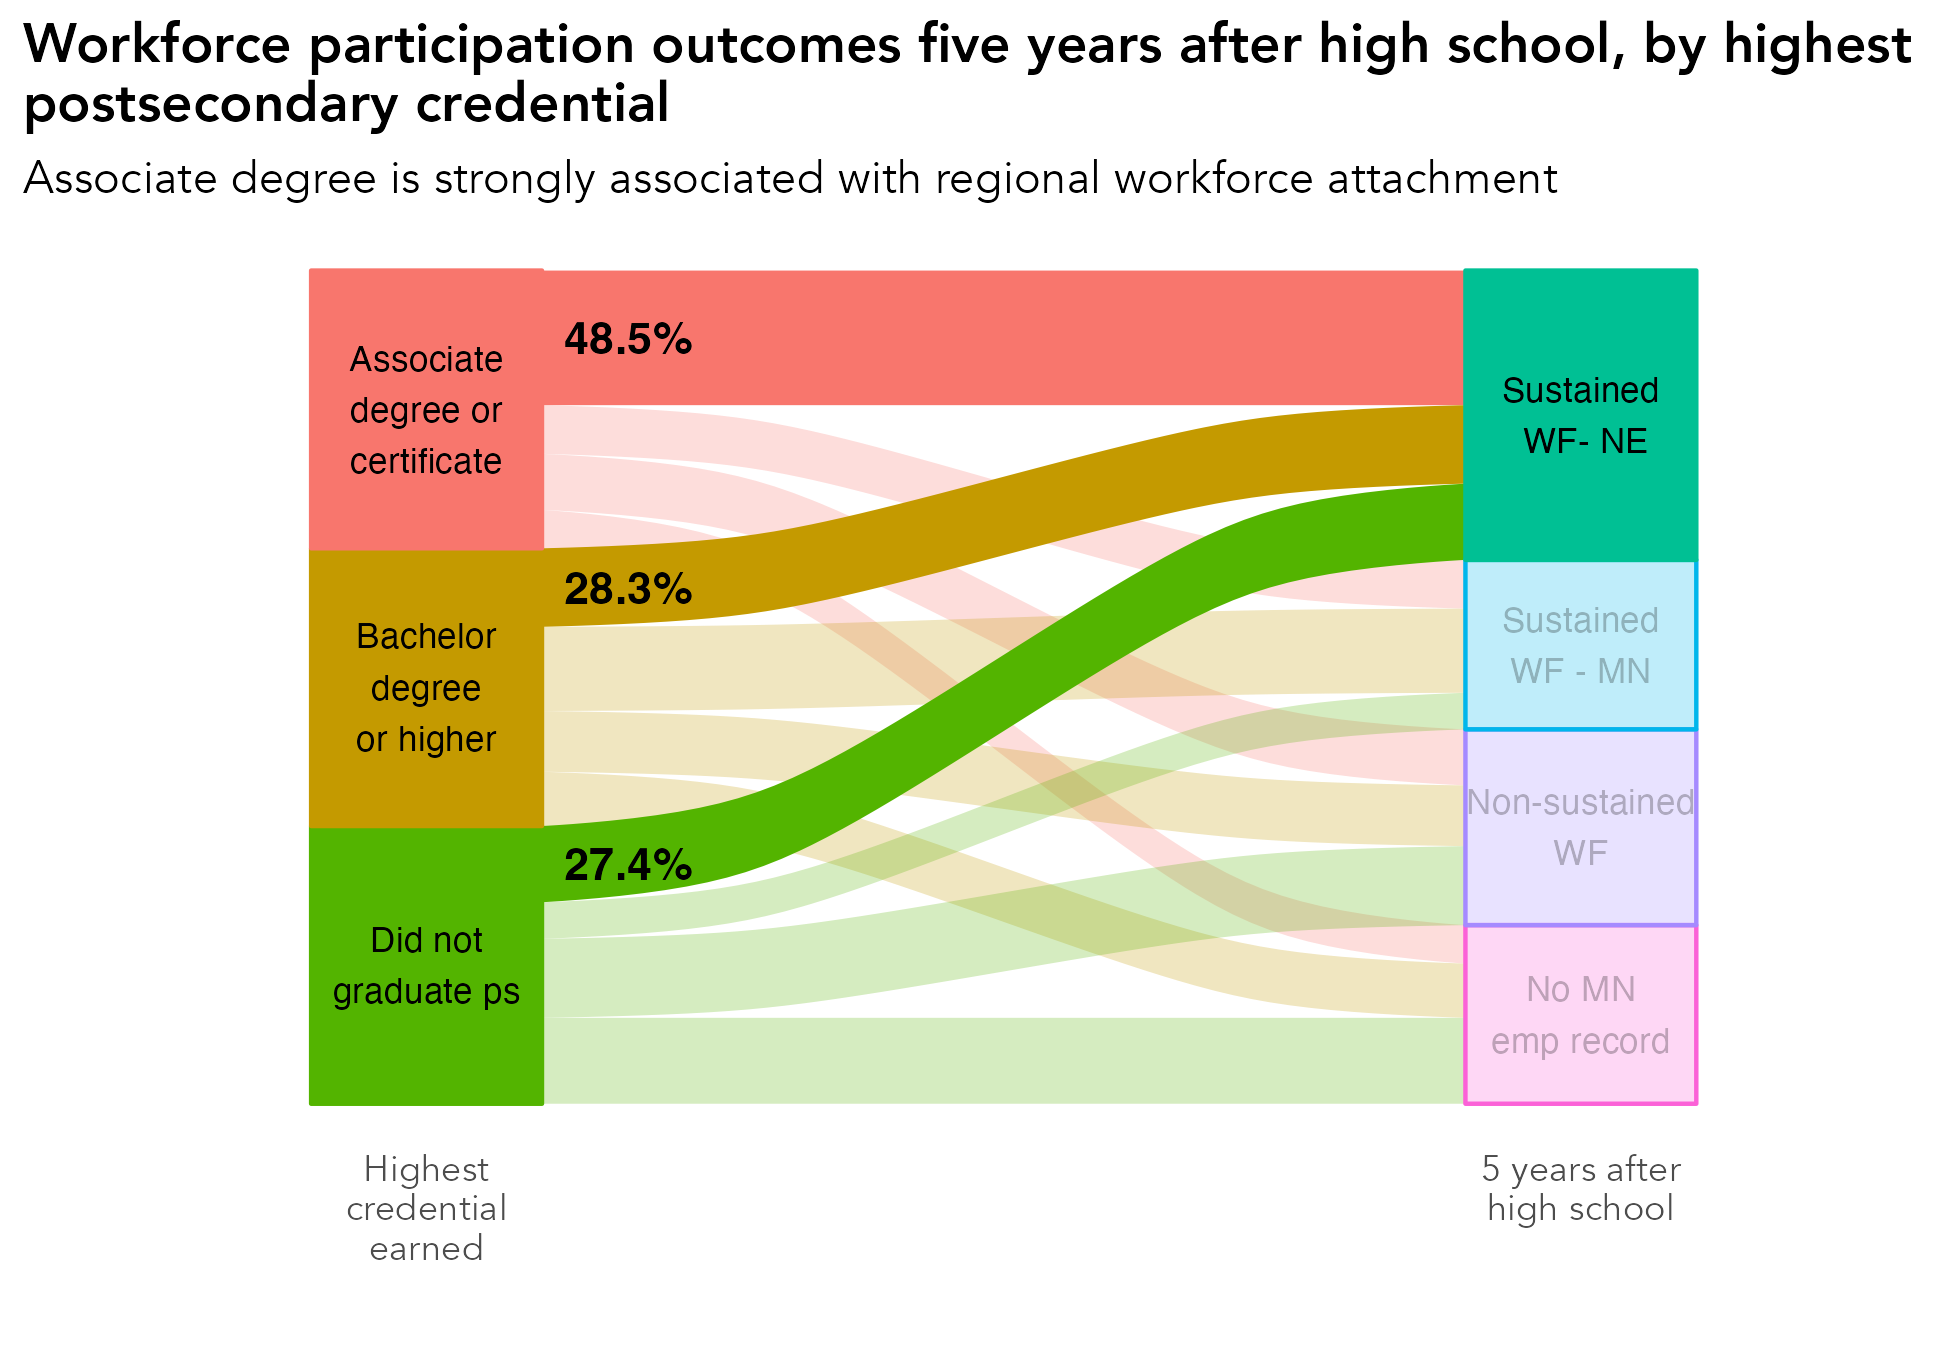

Write R code to recreate this figure.
# library -----------------------------------------------------------------
library(tidyverse)
library(sf)
library(ggrepel)
library(scales)
library(ggiraph)
library(rmapshaper)
library(cowplot)
library(RColorBrewer)
library(readxl)
library(lubridate)
library(readxl)
library(systemfonts)
reset_font_cache()
library(ggtext)
library(janitor)
library(cowplot)
library(ggalluvial)
library(ggsankey)


rm(list = ls())

# themes ------------------------------------------------------------------
theme_bar <- theme_bw() +
  theme(panel.grid.major = element_line(color = "grey70", size = 0.1),
        panel.grid.minor = element_blank(),
        axis.ticks = element_blank(),
        axis.text = element_text(face = "bold"),
        panel.border = element_blank(),
        legend.background = element_rect(fill = "transparent", color = "transparent"),
        legend.key = element_rect(fill = "transparent"),
        legend.key.size = unit(1, "lines"),
        legend.margin = margin(0,0,0,0),
        legend.title = element_blank(),
        legend.text = element_text(margin = margin(l = 2)),
        text = element_text(family = "Avenir") ,
        plot.title.position = "plot",
        plot.title = element_text(face = "bold"))

theme_line <- theme_bw() +
  theme(legend.background = element_rect(fill = "transparent", color = "transparent"),
        legend.key = element_rect(fill = "transparent"),
        legend.text = element_text(margin = margin(l = 2)),
        panel.grid.minor = element_blank(),
        panel.grid.major = element_line(color = "grey70", size = 0.1),
        axis.ticks = element_blank(),
        axis.text = element_text(face = "bold"),
        panel.border = element_blank(),
        legend.margin = margin(0,0,0,0),
        legend.key.size = unit(1, "lines"),
        text = element_text(family = "Avenir") ,
        plot.title.position = "plot",
        plot.title = element_text(face = "bold"))


theme_sf <- theme_bw() +
  theme(axis.text.x=element_blank(),
        axis.text.y=element_blank(),
        axis.ticks=element_blank(),
        panel.background = element_blank(),
        panel.grid.major = element_line(color = "white"),
        panel.border = element_blank(),
        legend.title = element_blank(),
        legend.text = element_text(margin = margin(l = 2)),
        legend.margin = margin(0,0,0,0),
        legend.key.size = unit(1, "lines"),
        text = element_text(family = "Avenir") ,
        plot.title.position = "plot",
        plot.title = element_text(face = "bold"))

theme_all <- theme_bw() +
  theme(axis.ticks=element_blank(),
        axis.text.y = element_blank(),
        panel.background = element_blank(),
        panel.grid.major = element_blank(),
        panel.grid = element_blank(),
        panel.border = element_blank(),
        legend.title = element_blank(),
        legend.text = element_text(margin = margin(l = 2)),
        legend.margin = margin(0,0,0,0),
        legend.key.size = unit(1, "lines"),
        text = element_text(family = "Avenir") ,
        plot.title.position = "plot",
        plot.title = element_text(face = "bold"))


regions <- read_csv("/Users/kellyasche/Library/CloudStorage/GoogleDrive-kasche@ruralmn.org/My Drive/Data Prep/R Projects/Join docs/county_regions.csv") %>%
  select(5,6) %>%
  unique() %>%
  mutate(edr = str_replace(edr, "  ", " "),
         planning.region = str_replace(planning.region, " Minnesota", ""),
         planning.region = fct_relevel(planning.region, "Northwest", "Northeast", "Central", "Seven County Mpls-St Paul", "Southwest", "Southeast"),
         edr = fct_relevel(edr, "EDR 1 - Northwest", "EDR 2 - Headwaters", "EDR 3 - Arrowhead", "EDR 4 - West Central", "EDR 5 - North Central", "EDR 6E- Southwest Central", "EDR 6W- Upper Minnesota Valley", "EDR 7E- East Central", "EDR 7W- Central", "EDR 8 - Southwest", "EDR 9 - South Central", "EDR 10 - Southeast", "EDR 11 - 7 County Twin Cities", "Minnesota"))

counties.regions <- read_csv("/Users/kellyasche/Library/CloudStorage/GoogleDrive-kasche@ruralmn.org/My Drive/Data Prep/R Projects/Join docs/county_regions.csv") %>%
  mutate(countyfp = formatC(countyfp, width = 3, flag = "0"),
         Name = str_to_title(Name),
         Name = str_replace(Name, "Q", "q"),
         Name = str_replace(Name, "Of The", "of the"),
         Name = str_replace(Name, "Mcleod", "McLeod"),
         Dem_Desc = ifelse(Name == "Minnesota", "Minnesota", Dem_Desc) ,
         edr = str_replace(edr, "  ", " "),
         planning.region = str_replace(planning.region, " Minnesota", ""),
         planning.region = fct_relevel(planning.region, "Northwest", "Northeast", "Central", "Seven County Mpls-St Paul", "Southwest", "Southeast"),
         edr = fct_relevel(edr, "EDR 1 - Northwest", "EDR 2 - Headwaters", "EDR 3 - Arrowhead", "EDR 4 - West Central", "EDR 5 - North Central", "EDR 6E- Southwest Central", "EDR 6W- Upper Minnesota Valley", "EDR 7E- East Central", "EDR 7W- Central", "EDR 8 - Southwest", "EDR 9 - South Central", "EDR 10 - Southeast", "EDR 11 - 7 County Twin Cities", "Minnesota"))

color.ruca <- c("Entirely rural" = "#009933", "Town/rural mix" = "#99CC33", "Urban/town/rural mix" = "#CC9966", "Entirely urban" = "#754C29", "Minnesota" = "black")

color.pr <- c("Northwest" = "#4575b4","Northeast" = "grey", "Central" = "#fee090", "Seven County Mpls-St Paul" = "#d73027", "Southwest" = "#91bfdb", "Southeast" = "#fc8d59", "Minnesota" = "black")

color.edr <- c("EDR 1 - Northwest" = "#b3cde3", "EDR 2 - Headwaters" = "#8c96c6", "EDR 3 - Arrowhead" = "#fe9929", "EDR 4 - West Central" = "#8856a7", "EDR 5 - North Central" = "#810f7c", "EDR 6E- Southwest Central" = "#e5f5f9", "EDR 6W- Upper Minnesota Valley" = "#bdc9e1", "EDR 7E- East Central" = "#99d8c9", "EDR 7W- Central" = "#2ca25f", "EDR 8 - Southwest" = "#74a9cf", "EDR 9 - South Central" = "#0570b0", "EDR 10 - Southeast" = "#d7301f", "EDR 11 - 7 County Twin Cities" = "#d8b365", "Minnesota" = "black")

color.pr.edr <- c ("Northwest" = "#4575b4","Northeast" = "#e0f3f8", "Central" = "#fee090", "Seven County Mpls-St Paul" = "#d73027", "Southwest" = "#91bfdb", "Southeast" = "#fc8d59", "Minnesota" = "black", "EDR 1 - Northwest" = "#b3cde3", "EDR 2 - Headwaters" = "#8c96c6", "EDR 3 - Arrowhead" = "#fe9929", "EDR 4 - West Central" = "#8856a7", "EDR 5 - North Central" = "#810f7c", "EDR 6E- Southwest Central" = "#e5f5f9", "EDR 6W- Upper Minnesota Valley" = "#bdc9e1", "EDR 7E- East Central" = "#99d8c9", "EDR 7W- Central" = "#2ca25f", "EDR 8 - Southwest" = "#74a9cf", "EDR 9 - South Central" = "#0570b0", "EDR 10 - Southeast" = "#d7301f", "EDR 11 - 7 County Twin Cities" = "#d8b365")

color.six <- c("#009933", "#4575b4", "grey", "#fee090", "#fc8d59", "#d73027")

mn_counties <- st_read("/Users/kellyasche/Library/CloudStorage/GoogleDrive-kasche@ruralmn.org/My Drive/Data Prep/R Projects/Shapefiles/County shapefiles/MNCounties_MNDOT.shp", quiet = TRUE) %>%
  ms_simplify(keep = .01, keep_shapes = TRUE) %>%
  rename("countyfp" = "FIPS_CODE")

counties.regions.1 <- counties.regions %>%
  mutate(statefp = "27",
         project.pr = ifelse(edr %in% c("EDR 1 - Northwest", "EDR 2 - Headwaters", "EDR 4 - West Central"), "Northwest",
                             ifelse(edr == "EDR 3 - Arrowhead", "Northeast",
                                    ifelse(edr %in% c("EDR 5 - North Central", "EDR 7E- East Central", "EDR 7W- Central"), "Central",
                                           ifelse(edr %in% c("EDR 6E- Southwest Central", "EDR 6W- Upper Minnesota Valley", "EDR 8 - Southwest"), "Southwest",
                                                  ifelse(edr %in% c("EDR 9 - South Central", "EDR 10 - Southeast"), "Southern", as.character(planning.region)))))),
         project.pr = fct_relevel(project.pr, "Northwest", "Northeast", "Central", "Seven County Mpls-St Paul", "Southwest", "Southern"))


# Prep data ---------------------------------------------------------------

original <- read_csv("Data/SLEDS/Masters/Master-report-dataset.csv")

data <- original %>%
  select(grad.year.5, highest.cred.level) %>%
  filter(grad.year.5 != "After 2023") %>%
  filter(grad.year.5 != "Attending ps") %>%
  filter(highest.cred.level != "Attending ps") %>%
  mutate(highest.cred.level = ifelse(highest.cred.level %in% c("Less than Associate Degree", "Associate degree"), "Associate degree or certificate", highest.cred.level)) %>%
  group_by(highest.cred.level, grad.year.5) %>%
  summarize(n = n()) %>%
  ungroup() %>%
  group_by(highest.cred.level) %>%
  mutate(pct = n / sum(n)) %>%
  ungroup() %>%
  mutate(grad.year.5 = str_replace(grad.year.5, "No MN emp record, not attending ps", "No MN emp record"),
         grad.year.5 = str_replace(grad.year.5, "Not meaningful, not attending ps", "Non-sustained WF"),
         grad.year.5 = str_replace(grad.year.5, "Meaningful WF - Northeast", "Sustained WF - NE"),
         grad.year.5 = str_replace(grad.year.5, "Meaningful WF - MN", "Sustained WF - MN"))

highest.cred.level.order <- c("Associate degree or certificate", "Bachelor degree or higher", "Did not graduate ps")

grad.year.5.order <- c("Sustained WF - NE", "Sustained WF - MN", "Non-sustained WF", "No MN emp record")

highest.cred.level.order.plot <- c("Associate\ndegree or\ncertificate", "Bachelor\ndegree\nor higher", "Did not\ngraduate ps")

grad.year.5.order.plot <- c("Sustained\n WF- NE", "Sustained\nWF - MN", "Non-sustained\nWF", "No MN\nemp record")

df_lodes <- data %>%
  mutate(
    highest.cred.level = factor(highest.cred.level, levels = highest.cred.level.order),
    grad.year.5     = factor(grad.year.5, levels = grad.year.5.order)
  ) %>%
  to_lodes_form(
    axes = c("highest.cred.level", "grad.year.5"),
    key = "axis",
    value = "stratum",
    id = "flow_id"
  ) %>%
  group_by(flow_id) %>%
  mutate(
    highlight = if_else(
      any(stratum == "Sustained WF - NE"),
      "highlight",
      "base"
    )
  ) %>%
  ungroup() %>%
  group_by(flow_id) %>%
  mutate(
    highest.cred.level = first(stratum[axis == "highest.cred.level"])
  ) %>%
  ungroup()


labels <- df_lodes %>%
  filter(axis == "highest.cred.level", highlight == "highlight") %>%
  arrange(highest.cred.level) %>%
  select(stratum, pct) %>%
  mutate(half.pct = pct / 2,
         cumsum = rev(seq(n())),
         yloc = cumsum - half.pct,
         highlight = "highlight") %>%
  select(-pct)

master <- df_lodes %>%
  left_join(labels, by = c("stratum", "highlight"))

names(labels)
# Create chart ------------------------------------------------------------

ggplot(
  master,
  aes(
    x = axis,
    stratum = stratum,
    alluvium = flow_id,
    y = pct,
    fill = highest.cred.level,     # left-side colors
    alpha = highlight           # highlight flows
  )
) +
  geom_flow(width = 0.4) +
  geom_stratum(width = 0.4, aes(fill = stratum, color = stratum)) +
  geom_text(
    stat = "stratum",
    label = c(rev(highest.cred.level.order.plot), rev(grad.year.5.order.plot)),
    size = 3
  ) +
  geom_text(aes(x = 1.35, y = yloc, label = percent(pct, accuracy = .1)), fontface = "bold") +
  scale_alpha_manual(
    values = c(highlight = 1, base = 0.25),
    guide = "none"
  ) +
  scale_x_discrete(
    limits = c("highest.cred.level", "middle", "grad.year.5"),
    labels = c("Highest\ncredential\nearned", "", "5 years after\nhigh school")
  ) +
  labs(x = "", 
       y = "",
       title = "Workforce participation outcomes five years after high school, by highest\npostsecondary credential",
       subtitle = "Associate degree is strongly associated with regional workforce attachment") +
  theme_all +
  theme(legend.position = "none")

ggsave(filename = "Charts/Paper report/sankey-highest-cred-meaningful-wf-ne.pdf", device = cairo_pdf, dpi = "print", width = 6.5, height = 4.5)

ggsave(filename = "Charts/Paper report/sankey-highest-cred-meaningful-wf-ne.png", dpi = "print", width = 6.5, height = 4.5)
